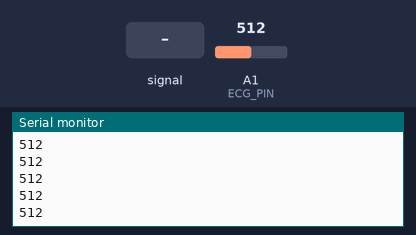
Bench run of a sketch on a simulated Arduino Uno, built with avr-gcc and run on an emulated ATmega328P. On the bench: the last lines printed to the serial monitor. The inputs (shaded band) are chosen by the test bench; at power-on: A1 (ECG_PIN) = 512.

Above: at 1.2 s.
1.3 s: A1 (ECG_PIN) fed a 200 Hz sine of ±81 counts around its level
At 1.8 s:
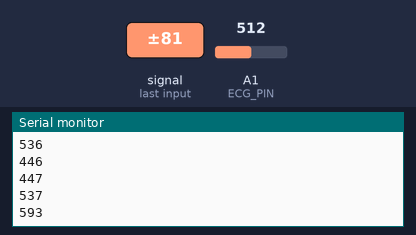
2.8 s: A1 (ECG_PIN) set to 716
At 3.3 s:
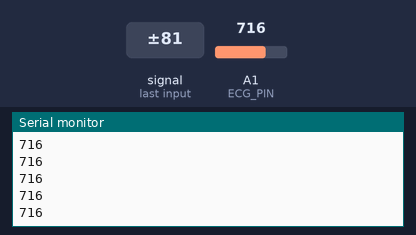
4.3 s: A1 (ECG_PIN) fed a 1000 Hz sine of ±255 counts around its level
At 4.9 s:
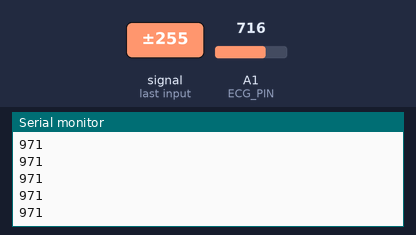
5.8 s: A1 (ECG_PIN) set to 900
At 6.3 s:
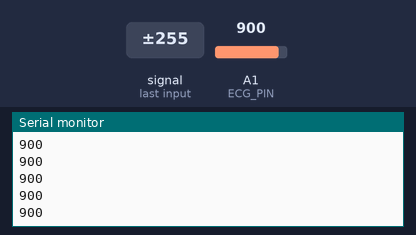
Timing chart, 0 to 8.3 s (numbered marks = the images above; inputs shaded):
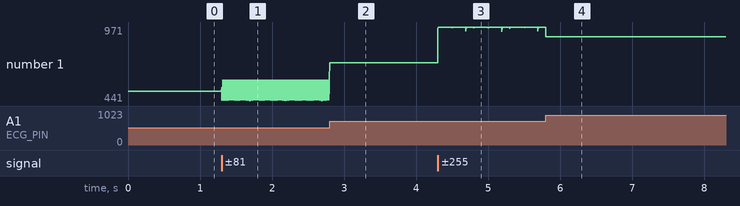

The sketch:

ADQUISICION_ECG.ino
```cpp
const int ECG_PIN = A1; // Pin analógico donde está conectado el AD8232

const unsigned long Ts = 4000; // Periodo de muestreo en microsegundos (250 Hz)
unsigned long t0 = 0;  // Guarda el instante de la última muestra

void setup() {
  Serial.begin(115200);// Inicia la comunicación serial a 115200 baudios
}

void loop() {
  if (micros() - t0 >= Ts) {
    t0 += Ts; //0, 4000, 8000, 12000 ... //Si el tiempo micros() es mayor o igual a 4000 (0.004 seg) se lee el sensor
    int ecg = analogRead(ECG_PIN); //El ADC convierte el voltaje del AD8232 en un valor digital (0-1023)
    Serial.println(ecg); // Envía los datos
  }
}
```

Measured:
- after the input at 1.3 s, the serial monitor: prints a new line at once (image 1)
- after the input at 2.8 s, the serial monitor: prints a new line at once (image 2)
- after the input at 4.3 s, the serial monitor: prints a new line at once (image 3)
- after the input at 5.8 s, the serial monitor: prints a new line at once (image 4)
- plotted number 1: 512 → 593 after the input at 1.3 s, 593 → 716 after the input at 2.8 s, 716 → 971 after the input at 4.3 s, 971 → 900 after the input at 5.8 s
